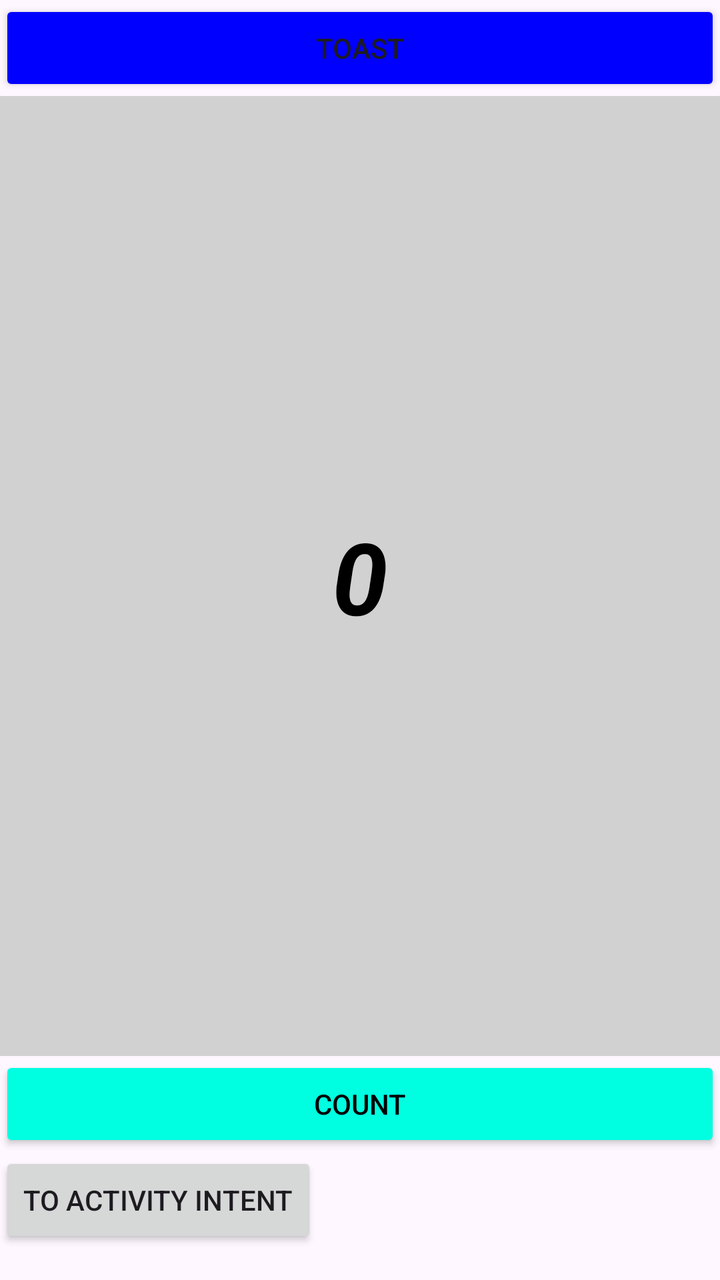
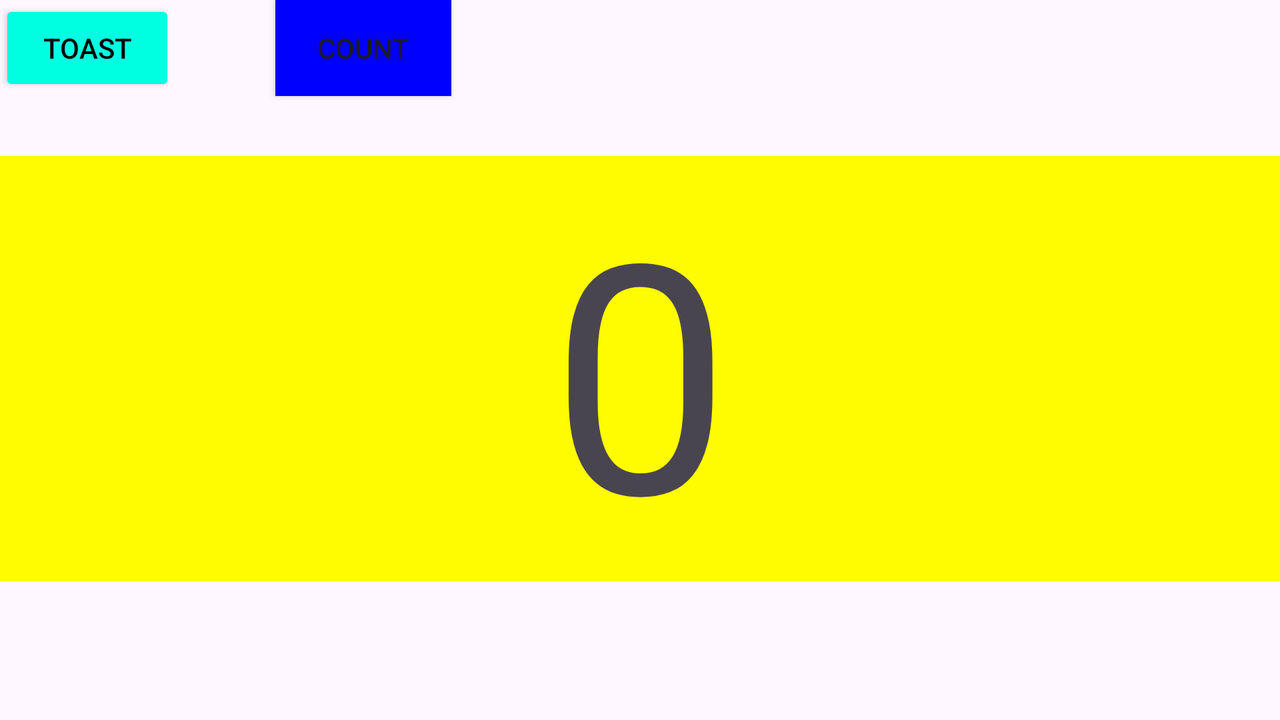

One screen, two layout resources from the same app: the default and the author's alternative for another configuration. Each is rendered where Android would select it; the XML of both is given below.
<!-- AndroidManifest.xml: application theme Theme.PrakPAW -->
<!-- res/layout/activity_main.xml -->
<?xml version="1.0" encoding="utf-8"?>
<LinearLayout
    xmlns:android="http://schemas.android.com/apk/res/android"
    xmlns:app="http://schemas.android.com/apk/res-auto"
    xmlns:tools="http://schemas.android.com/tools"
    android:layout_width="match_parent"
    android:layout_height="match_parent"
    android:orientation="vertical"
    android:paddingLeft="@dimen/activity_horizontal_margin"
    android:paddingTop="@dimen/activity_vertical_margin"
    android:paddingRight="@dimen/activity_vertical_margin"
    android:paddingBottom="@dimen/activity_vertical_margin"
    tools:context=".MainActivity">

    <Button
        android:id="@+id/button_toast"
        android:layout_width="match_parent"
        android:layout_height="wrap_content"
        android:backgroundTint="@color/blue"
        app:cornerRadius="10dp"
        android:text="@string/button_label_toast" />

    <TextView
        android:id="@+id/show_count"
        android:layout_width="match_parent"
        android:layout_height="wrap_content"
        android:textColor="@color/black"
        android:textAlignment="center"
        android:gravity="center"
        android:textSize="50dp"
        android:layout_weight="2"
        android:textStyle="bold|italic"
        android:background="@color/gray"
        android:text="@string/count_initial_value" />

    <Button
        android:id="@+id/button_count"
        android:layout_width="match_parent"
        android:layout_gravity="center"
        android:layout_height="wrap_content"
        android:backgroundTint="@color/cyan"
        android:textColor="@color/black"
        android:text="@string/button_label_coun" />

    <Button
        android:id="@+id/btn_activity_intent"
        android:layout_width="wrap_content"
        android:layout_height="wrap_content"
        android:layout_marginBottom="16dp"
        android:layout_marginRight="16dp"
        android:text="To Activity Intent"
        app:layout_constraintBottom_toBottomOf="parent"
        app:layout_constraintRight_toRightOf="parent" />

</LinearLayout>
<!-- resources referenced by this layout -->
<resources>
  <color name="black">#FF000000</color>
  <color name="blue">#0000FF</color>
  <color name="cyan">#00FFE1</color>
  <color name="gray">#D1D1D1</color>
  <string name="button_label_coun">Count</string>
  <string name="button_label_toast">Toast</string>
  <string name="count_initial_value">0</string>
  <style name="Theme.PrakPAW" parent="Base.Theme.PrakPAW" />
  <style name="Base.Theme.PrakPAW" parent="Theme.Material3.DayNight.NoActionBar">
          
          
      </style>
</resources>
<!-- res/layout-land/activity_main.xml (the author's variant of the layout above) -->
<!-- drawn on the phone turned sideways -->
<?xml version="1.0" encoding="utf-8"?>
<RelativeLayout xmlns:android="http://schemas.android.com/apk/res/android"
    xmlns:app="http://schemas.android.com/apk/res-auto"
    xmlns:tools="http://schemas.android.com/tools"
    android:layout_width="match_parent"
    android:layout_height="match_parent"
    android:paddingLeft="@dimen/activity_horizontal_margin"
    android:paddingTop="@dimen/activity_vertical_margin"
    android:paddingRight="@dimen/activity_horizontal_margin"
    android:paddingBottom="@dimen/activity_vertical_margin"
    tools:context=".MainActivity">

    <Button
        android:id="@+id/button_toast"
        android:layout_width="wrap_content"
        android:layout_height="wrap_content"
        android:text="@string/button_label_toast"
        android:backgroundTint="@color/cyan"
        android:textColor="@color/black"
        android:onClick="showToast"/>

    <TextView
        android:id="@+id/show_count"
        android:layout_width="match_parent"
        android:layout_height="wrap_content"
        android:layout_weight="2"
        android:text="@string/count_initial_value"
        android:textSize="160sp"
        android:background="@color/yellow"
        android:gravity="center"
        android:layout_below="@id/button_toast"
        android:layout_marginTop="30dp"/>

    <Button
        android:id="@+id/button_count"
        android:layout_width="wrap_content"
        android:layout_height="wrap_content"
        android:layout_marginLeft="50dp"
        android:layout_toRightOf="@id/button_toast"
        android:background="@color/blue"
        android:onClick="countUp"
        android:text="@string/button_label_coun" />

</RelativeLayout>
<!-- resources referenced by the variant -->
<!-- as the phone turned sideways resolves them -->
<resources>
  <color name="black">#FF000000</color>
  <color name="blue">#0000FF</color>
  <color name="cyan">#00FFE1</color>
  <color name="yellow">#FFFB00</color>
  <string name="button_label_coun">Count</string>
  <string name="button_label_toast">Toast</string>
  <string name="count_initial_value">0</string>
  <style name="Theme.PrakPAW" parent="Base.Theme.PrakPAW" />
  <style name="Base.Theme.PrakPAW" parent="Theme.Material3.DayNight.NoActionBar">
          
          
      </style>
</resources>
